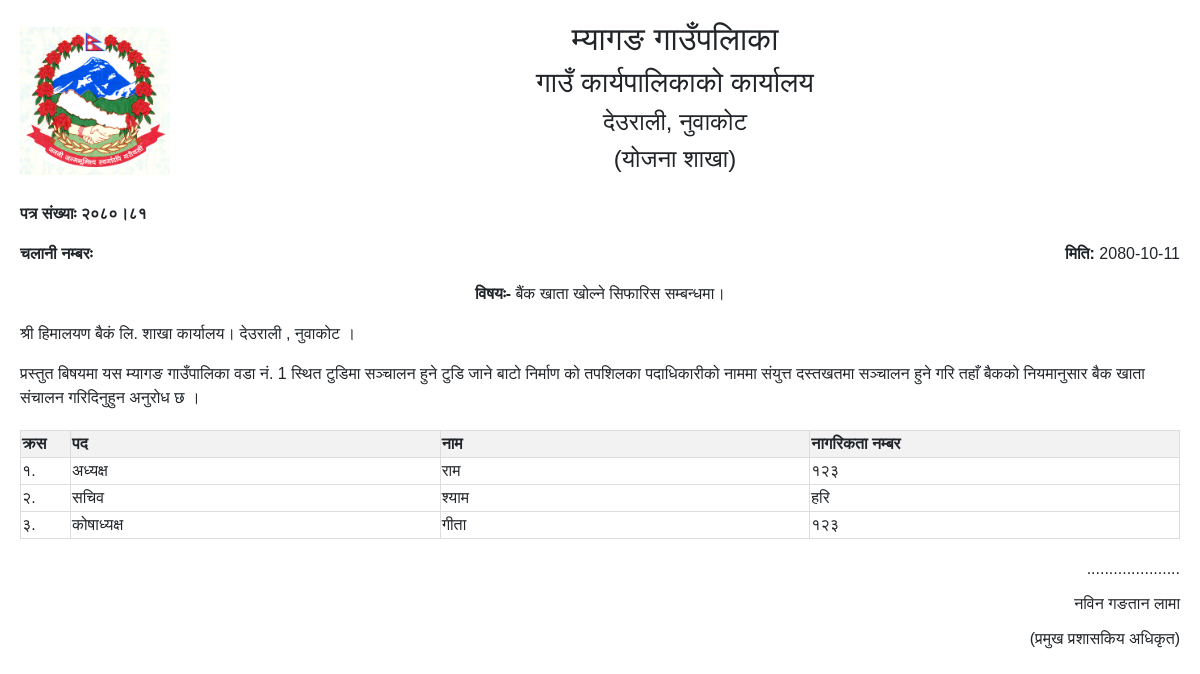
Screenshot of /Print/Bank/Letter/2/ with the database file from the repository.
### accounts/models.py (models this page shows, shortened)
class Project(models.Model):
    fiscalyear = models.ForeignKey(CurrentFiscalYear, on_delete=models.CASCADE, null=True)
    name = models.CharField(max_length=250)
    ward = models.ForeignKey(Ward, on_delete=models.CASCADE, null=True)
    procurement_type = models.ForeignKey(Procurement_Type, on_delete=models.CASCADE, null=True)
    budget_type = models.ForeignKey(Budget_Type, on_delete=models.CASCADE, null=True)
    address = models.CharField(max_length=250)
    budget = models.FloatField()
    status = models.IntegerField(default=0)
    start_date = models.DateField(blank=True, null=True)
    accomplish_date = models.DateField(blank=True, null=True)
    extended_date = models.DateField(blank=True, null=True)

class Ward(models.Model):
    name = models.CharField(max_length=250)
    chairperson = models.CharField(max_length=250, null = True)

class UserCommitte(models.Model):
    project = models.OneToOneField(Project, on_delete=models.CASCADE)
    formation_date =  models.DateField(null=True)
    name = models.CharField(max_length=250)
    chairman_name = models.CharField(max_length=250)
    chairman_citizenship = models.CharField(max_length=250, null=True)
    chairman_mobile = models.CharField(max_length=250, null=True)
    secretary_name = models.CharField(max_length=250)
    secretary_citizenship = models.CharField(max_length=250, null=True)
    secretary_mobile = models.CharField(max_length=250, null=True)
    treasurer_name = models.CharField(max_length=250)
    treasurer_citizenship = models.CharField(max_length=250, null=True)
    treasurer_mobile = models.CharField(max_length=250, null=True)
    status = models.IntegerField(default=0,null=True)
    member1 = models.CharField(max_length=250,null=True)
    member2 = models.CharField(max_length=250,null=True)
    member3 = models.CharField(max_length=250,null=True)
    member4 = models.CharField(max_length=250,null=True)

### planningsoftware/views.py (the view)
# urls.py: path('Print/Bank/Letter/<str:id>/', views.PRINT_BANK_LETTER, name='print_bank_letter'),
def PRINT_BANK_LETTER(request,id):
    project = Project.objects.get(id = id)
    usercommittee = UserCommitte.objects.get(project_id = id)
    cost_estimate = Cost_Estimate.objects.get(project_id=id)
    context = {
        "project":project,
        "usercommittee":usercommittee,
        "cost_estimate":cost_estimate
    }
    return render(request,"Open/add_bank_letter.html",context)

### templates/Open/add_bank_letter.html (shortened to what this page needs)
<!DOCTYPE html>
{% load static%}
<html lang="en">
  <head>
    <link
      rel="stylesheet"
      type="text/css"
      href="https://cdn.jsdelivr.net/npm/bootstrap@5.1.3/dist/css/bootstrap.min.css"
    />
  </head>
  <body>
    <div class="letter-header">
      <img
        src="{% static 'assets/img/logonepal.png' %}"
        alt="Office Logo"
        class="office-logo"
      />
      <div class="office-name">
        <h2>म्यागङ गाउँपलािका</h2>
        <h3>गाउँ कार्यपालिकाको कार्यालय</h3>
        <h4>देउराली, नुवाकोट</h4>
        <h4>(योजना शाखा)</h4>
      </div>
    </div>
    <div class="letter-content">
      <p><strong>पत्र संख्याः २०८०।८१</strong></p>
      <div class="chalan-info">
        <p class="chalan-number"><strong>चलानी नम्बरः</strong></p>
        <p class="date">
          <strong>मिति:</strong> {{project.start_date|date:"Y-m-d"}}
        </p>
      </div>
      <p class="text-center">
        <strong>विषयः-</strong> बैंक खाता खोल्ने सिफारिस सम्बन्धमा।
      </p>
      <p>श्री हिमालयण बैकं लि. शाखा कार्यालय। देउराली , नुवाकोट ।</p>
      <p>
        प्रस्तुत बिषयमा यस म्यागङ गाउँपालिका वडा नं. {{project.ward.name}} स्थित {{project.address}}मा सञ्चालन
        हुने  {{usercommittee.name}} को
        तपशिलका पदाधिकारीको नाममा संयुत्त दस्तखतमा सञ्चालन हुने गरि तहाँ बैकको
        नियमानुसार बैक खाता संचालन गरिदिनुहुन अनुरोध छ ।
      </p>
        <table>
      <thead>
        <tr>
          <th>क्रस</th>
          <th>पद</th>
          <th>नाम</th>
          <th>नागरिकता नम्बर</th>
        </tr>
      </thead>
      <tbody>
        <tr>
          <td>१.</td>
          <td>अध्यक्ष</td>
          <td>{{usercommittee.chairman_name}}</td>
          <td>{{usercommittee.chairman_citizenship}}</td>
        </tr>
         <tr>
          <td>२.</td>
          <td>सचिव</td>
          <td>{{usercommittee.secretary_name}}</td>
          <td>{{usercommittee.secretary_citizenship}}</td>
        </tr>
         <tr>
          <td>३.</td>
          <td>कोषाध्यक्ष</td>
          <td>{{usercommittee.treasurer_name}}</td>
          <td>{{usercommittee.treasurer_citizenship}}</td>
        </tr>
      </tbody>
    </table>
    <div class="button-authorisationn">
      <div>
        <p>.....................</p>
        <p>नविन गङतान लामा</p>
        <p>(प्रमुख प्रशासकिय अधिकृत)</p>
      </div>
    </div>
  </body>
</html>

### templates/Open/add_bank_letter.html (style rules this page uses)
body { font-family: Arial, sans-serif; margin: 20px; }
.button-authorisationn { margin-top: 20px; }
.button-authorisationn div { text-align: right; line-height: 1.2; }
.letter-header { display: flex; align-items: center; justify-content: space-between; margin-bottom: 20px; }
.office-logo { max-width: 150px; max-height: 150px; }
.office-name { text-align: center; flex-grow: 1; margin: 0 2px; }
.letter-content { margin-bottom: 20px; }
.date { text-align: right; }
.chalan-info { display: flex; justify-content: space-between; }
.chalan-number { margin: 0; }
table { width: 100%; border-collapse: collapse; margin-top: 20px; table-layout: fixed; }
th, td { border: 1px solid #ddd; text-align: left; overflow: hidden; text-overflow: ellipsis; white-space: nowrap; }
th:first-child, td:first-child { width: 50px; }
th { background-color: #f2f2f2; }

### rows the page displays
Project: start_date "2080-10-11", ward.name "1", address "टुडि"
UserCommitte: name "टुडि जाने बाटो निर्माण", chairman_name "राम", chairman_citizenship "१२३", secretary_name "श्याम", secretary_citizenship "हरि", treasurer_name "गीता", treasurer_citizenship "१२३"
